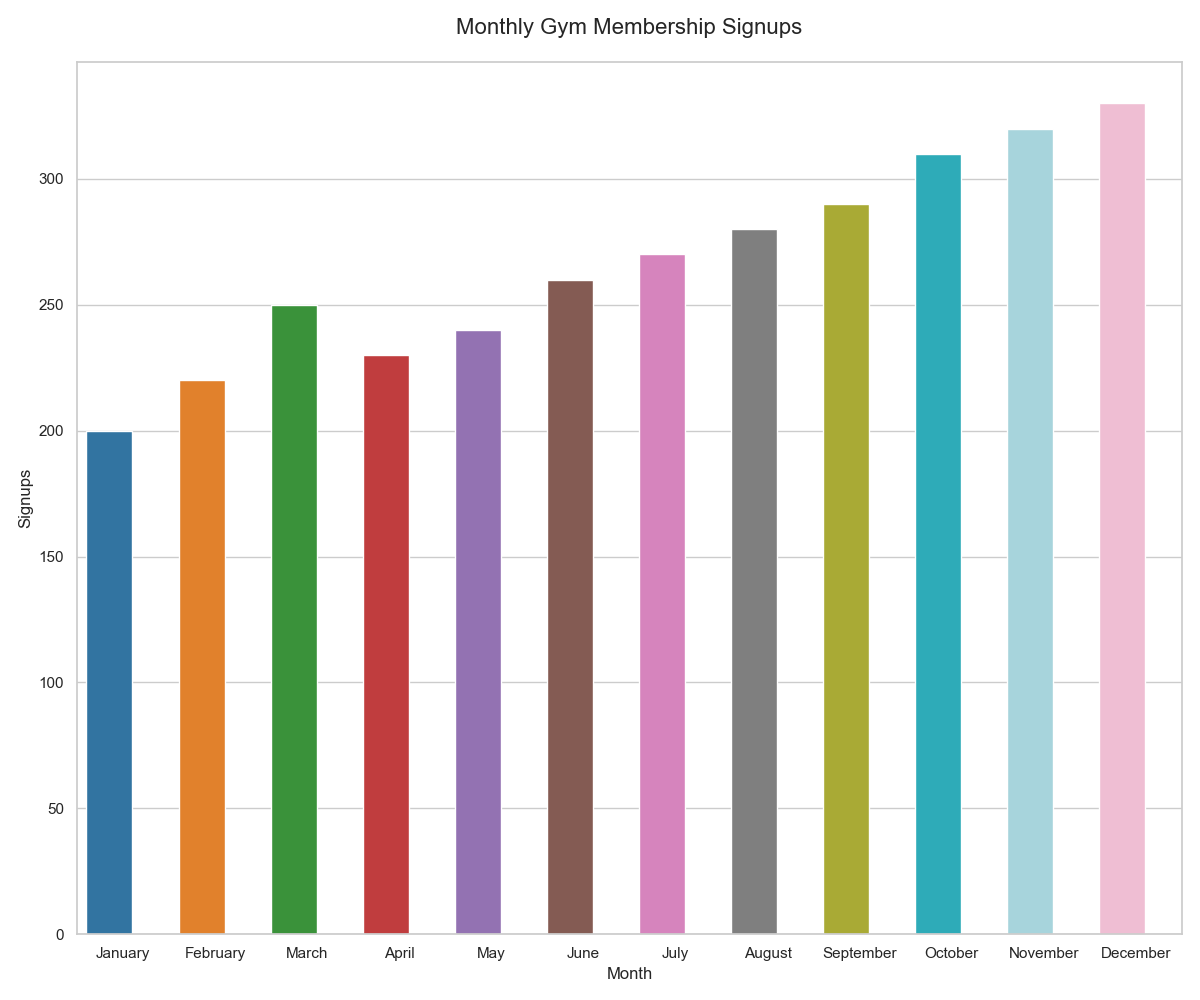

Python code for this plot:

import seaborn as sns
import pandas as pd
import matplotlib.pyplot as plt

data = {
    'Month': ['January', 'February', 'March', 'April', 'May', 'June', 
              'July', 'August', 'September', 'October', 'November', 'December'],
    'Monthly_Gym_Membership_Signups': [200, 220, 250, 230, 240, 260, 270, 280, 290, 310, 320, 330]
}

df = pd.DataFrame(data)

colors = ["#1f77b4", "#ff7f0e", "#2ca02c", "#d62728", "#9467bd", 
          "#8c564b", "#e377c2", "#7f7f7f", "#bcbd22", "#17becf", 
          "#9edae5", "#f7b6d2"]

plt.figure(figsize=(12, 10))

barplot = sns.barplot(
    x='Month',
    y='Monthly_Gym_Membership_Signups',
    data=df,
    palette=colors
)

for bar in barplot.patches:
    bar.set_width(0.5)

plt.title('Monthly Gym Membership Signups', fontsize=16, pad=20)
plt.xlabel('Month')
plt.ylabel('Signups')

plt.tight_layout()
plt.show()
